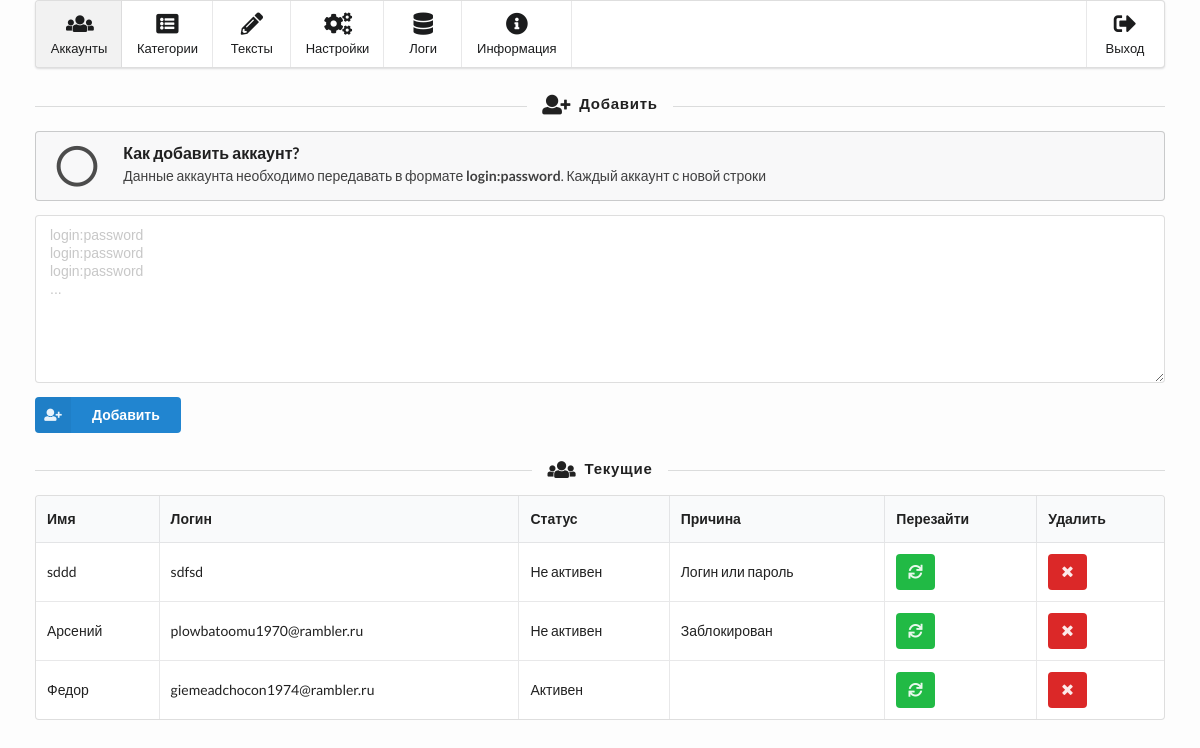
Page /accounts (signed in) on the committed database.
### tables this page shows
CREATE TABLE accounts (id INTEGER PRIMARY KEY AUTOINCREMENT, name VARCHAR (255), login VARCHAR (255) UNIQUE, password VARCHAR (255), sessid VARCHAR (255), auth BOOLEAN (1), captcha BOOLEAN (1), block BOOLEAN (1), nologpas BOOLEAN (1));

### classes/DB.class.php (called while the page is built)
<?php
class DB
{
	static private $connect = null;
	static public function connect()
	{
		if (null === self::$connect) {
			self::$connect = new PDO('sqlite:'.DATABASES.'/database.db') ;
		}
		return self::$connect;
	}
}

### public/pages/back/accounts.php (called while the page is built, shortened)
<?php
$sql = "SELECT id, name, login, auth, captcha, block, nologpas FROM accounts";
$accounts = DB::connect()->query($sql)->fetchAll(PDO::FETCH_OBJ);

### classes/Account.class.php (called while the page is built, shortened)
<?php
class Account
{
	public static function getNonAuthCause($account)
	{
		if ($account->auth) {
			return '';
		} else {
			if ($account->captcha) {
				return 'Каптча';
			} elseif ($account->nologpas) {
				return 'Логин или пароль';
			} elseif ($account->block) {
				return 'Заблокирован';
			} else {
				return 'Неизвестно';
			}
		}
	}
}

### public/pages/front/accounts.php (the view, shortened to what this page needs)
<h4 class="ui horizontal divider header"><i class="add user icon"></i>Добавить</h4>
<div class="ui icon message">
	<i class="help circle outline icon"></i>
	<div class="content">
		<div class="header">
			Как добавить аккаунт?
		</div>
		<p>Данные аккаунта необходимо передавать в формате <b>login:password</b>. Каждый аккаунт с новой строки</p>
	</div>
</div>
<form class="ui form success" action="" method="post">
	<div class="field">
		<textarea name="accounts" placeholder="login:password&#13;&#10;login:password&#13;&#10;login:password&#13;&#10;..."></textarea>
	</div>
	<button type="submit" class="ui primary submit labeled icon button">
		<i class="add user icon"></i>
		Добавить
	</button>
</form>
<?php if ($accounts): ?>
<h4 class="ui horizontal divider header"><i class="users icon"></i>Текущие</h4>
<table class="ui single line celled table">
	<thead>
		<tr>
			<th>Имя</th>
			<th>Логин</th>
			<th>Статус</th>
			<th>Причина</th>
			<th>Перезайти</th>
			<th>Удалить</th>
		</tr>
	</thead>
	<tbody>
		<?php foreach ($accounts as $account): ?>
		<tr>
			<td><?php echo $account->name; ?></td>
			<td><?php echo $account->login; ?></td>
			<td><?php echo $account->auth ? 'Активен' : 'Не активен'; ?></td>
			<td><?php echo Account::getNonAuthCause($account); ?></td>
			<td>
				<form action="" method="post">
					<button type="submit" class="ui positive icon button">
						<i class="refresh icon"></i>
					</button>
				</form>
			</td>
			<td>
				<form action="" method="post">
					<button type="submit" class="ui negative icon button">
						<i class="remove icon"></i>
					</button>
				</form>
			</td>
		</tr>
		<?php endforeach; ?>
	</tbody>
</table>
<?php endif; ?>

### public/style.css (style rules this page uses)
html, body { background-color: #fdfdfd; }
body { padding: 0 35px 0 35px; }

### rows in the picture
accounts: name "sddd", login "sdfsd", auth "Не активен", Account::getNonAuthCause($account) "Логин или пароль"
accounts: name "Арсений", login "plowbatoomu1970@rambler.ru", auth "Не активен", Account::getNonAuthCause($account) "Заблокирован"
accounts: name "Федор", login "giemeadchocon1974@rambler.ru", auth "Активен"
